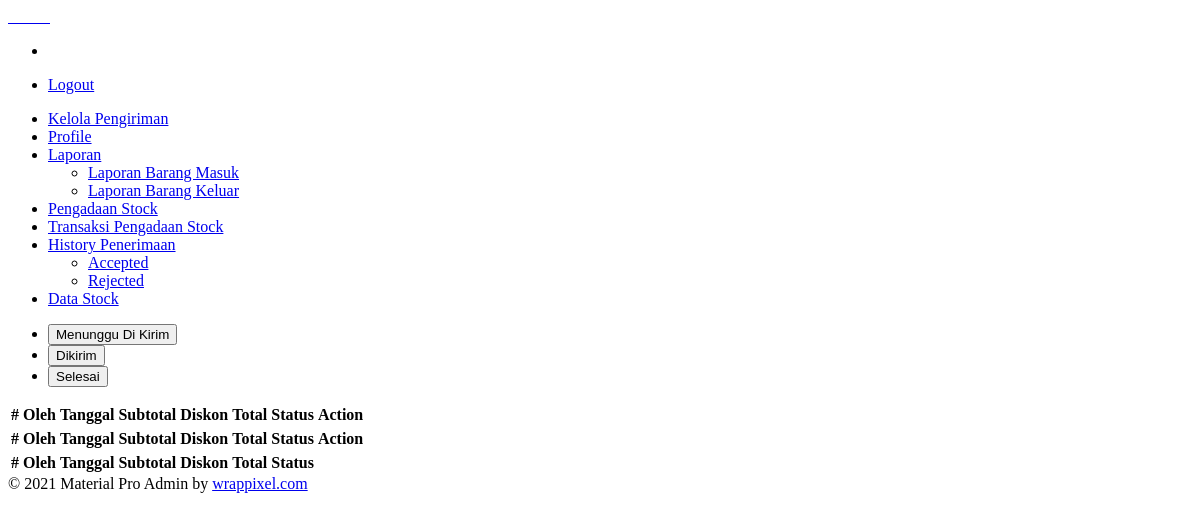
Page /gudang/index.php?page=transaksi (signed in) on the earlier database version.
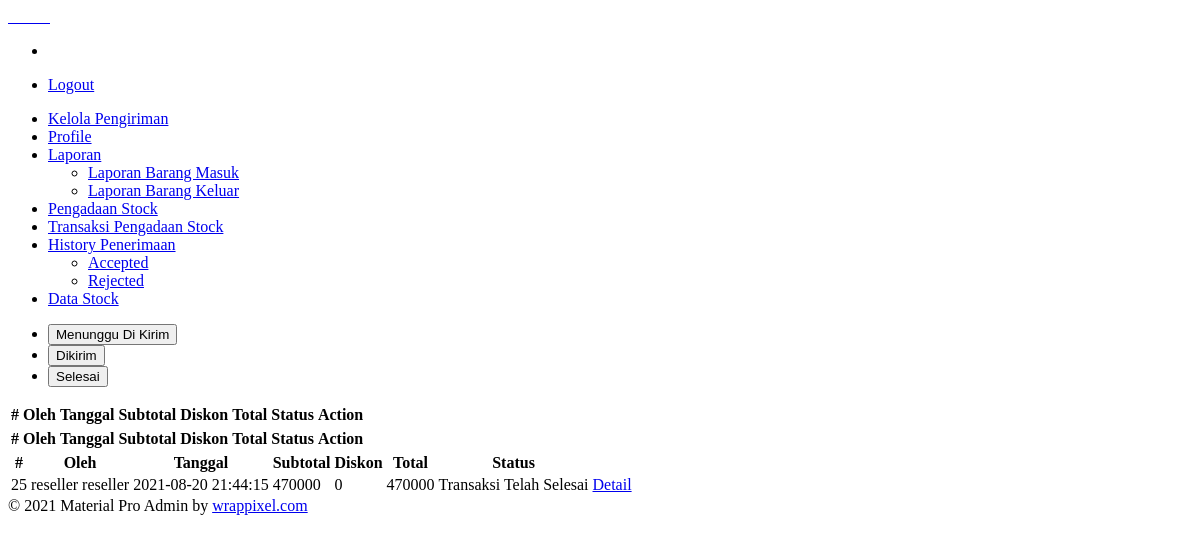
Same page on the later database version.
### tables this page shows
CREATE TABLE `tb_transaksi` (
  `Id_transaksi` int(11) NOT NULL,
  `Id_pelanggan` varchar(20) DEFAULT NULL,
  `Tanggal_transaksi` datetime DEFAULT CURRENT_TIMESTAMP,
  `diskon` double DEFAULT NULL,
  `subtotal` double DEFAULT NULL,
  `Total_bayar` varchar(20) DEFAULT NULL,
  `status` varchar(20) DEFAULT NULL,
  `order_by` varchar(40) DEFAULT NULL,
  `metode_bayar` varchar(40) DEFAULT NULL,
  `struk_gambar` varchar(100) DEFAULT NULL
);

### gudang/transaksi/index.php (the view, shortened to what this page needs)
<div class="card">
    <div class="card-body">
        <ul class="nav nav-tabs" id="myTab" role="tablist">
        <li class="nav-item" role="presentation">
            <button class="nav-link active" id="home-tab" data-bs-toggle="tab" data-bs-target="#home" type="button" role="tab" aria-controls="home" aria-selected="true">Menunggu Di Kirim</button>
        </li>
        <li class="nav-item" role="presentation">
            <button class="nav-link" id="profile-tab" data-bs-toggle="tab" data-bs-target="#profile" type="button" role="tab" aria-controls="profile" aria-selected="false">Dikirim</button>
        </li>
        <li class="nav-item" role="presentation">
            <button class="nav-link" id="contact-tab" data-bs-toggle="tab" data-bs-target="#contact" type="button" role="tab" aria-controls="contact" aria-selected="false">Selesai</button>
        </li>
        </ul>
        <div class="tab-content" id="myTabContent">
        <div class="tab-pane fade show active" id="home" role="tabpanel" aria-labelledby="profile-tab">
        <table class="table user-table">
            <thead>
                <tr>
                    <th class="border-top-0">#</th>
                    <th class="border-top-0">Oleh</th>
                    <th class="border-top-0">Tanggal</th>
                    <th class="border-top-0">Subtotal</th>
                    <th class="border-top-0">Diskon</th>
                    <th class="border-top-0">Total</th>
                    <th class="border-top-0">Status</th>
                    <th class="border-top-0">Action</th>
                </tr>
            </thead>
                <?php
                    $query="SELECT
                            T.Tanggal_transaksi AS date,T.Total_bayar,T.status,T.Id_transaksi,T.subtotal,T.diskon,
                            CONCAT(U.fname,' ',U.lname) AS oleh
                            FROM tb_transaksi T
                            LEFT JOIN users U ON U.unique_id=T.Id_pelanggan
                            ORDER BY T.Tanggal_transaksi DESC";
                            ?>
            </table>
        </div>
        <div class="tab-pane fade" id="profile" role="tabpanel" aria-labelledby="profile-tab">
        <table class="table user-table">
            <thead>
                <tr>
                    <th class="border-top-0">#</th>
                    <th class="border-top-0">Oleh</th>
                    <th class="border-top-0">Tanggal</th>
                    <th class="border-top-0">Subtotal</th>
                    <th class="border-top-0">Diskon</th>
                    <th class="border-top-0">Total</th>
                    <th class="border-top-0">Status</th>
                    <th class="border-top-0">Action</th>
                </tr>
            </thead>
            </table>
        </div>
        <div class="tab-pane fade" id="contact" role="tabpanel" aria-labelledby="contact-tab">
        <table class="table user-table">
            <thead>
                <tr>
                <th class="border-top-0">#</th>
                    <th class="border-top-0">Oleh</th>
                    <th class="border-top-0">Tanggal</th>
                    <th class="border-top-0">Subtotal</th>
                    <th class="border-top-0">Diskon</th>
                    <th class="border-top-0">Total</th>
                    <th class="border-top-0">Status</th>
                </tr>
            </thead>
            <tbody>
                <?php
                    $result=mysqli_query($conn,$query);
                    while($row=mysqli_fetch_assoc($result)){
                        if(($row['status']=='3' || $row['status']=='4') && $row['oleh'] !== NULL){?>
                            <tr>
                                <td><?php echo $row['Id_transaksi']?></td>
                                <td><?php echo $row['oleh'] ?></td>
                                <td><?php echo $row['date']?></td>
                                <td><?php echo $row['subtotal']?></td>
                                <td><?php echo $row['diskon']?></td>
                                <td><?php echo $row['Total_bayar'] ?></td>
                                <td><?php echo $row['status'] == '3' ? 'Menunggu Konfirmasi Pelanggan' : 'Transaksi Telah Selesai' ?></td>
                                <td>
                                <a class='btn btn-info' href="/ricemil/gudang/index.php?page=transaksi&modul=detail&id=<?php echo $row['Id_transaksi'] ?>">Detail</a>
                                </td>
                            </tr>
                <?php
                    }}
                ?>
            </tbody>
            </table>
        </div>
        </div>
    </div>
</div>

Differences in the rows shown:
added tb_transaksi: Id_transaksi "25", oleh "reseller reseller", Tanggal_transaksi "2021-08-20 21:44:15", subtotal "470000", diskon "0", Total_bayar "470000", status "Transaksi Telah Selesai"
